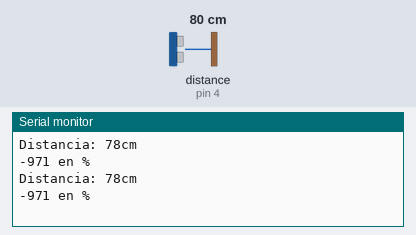
Recording of a sketch running on a simulated Arduino Uno, built with avr-gcc and run on an emulated ATmega328P. Shown: the last lines printed to the serial monitor. Wiring (inferred from the names in the program): ultrasonic range finder: trigger pin 3; echo pin 4. The test bench sets the inputs (shaded band); at power-on: distance to the obstacle (sensor on pin 4) 80 cm. The echo pulse lasts 58.3 µs per cm.

Above: at 1.8 s.
1.9 s: distance to the obstacle (sensor on pin 4) set to 2 cm
At 2.8 s:
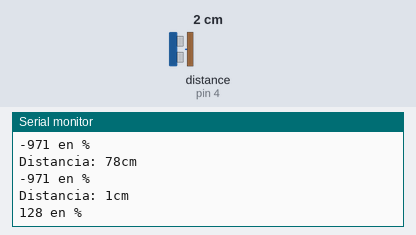
3.4 s: distance to the obstacle (sensor on pin 4) set to 4 cm
At 4.4 s:
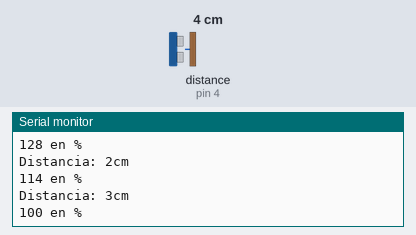
Timing chart, 0 to 6.4 s (numbered marks = the images above; inputs shaded):
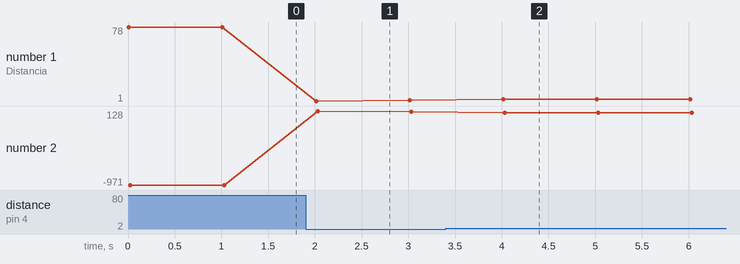

Measured:
- after the input at 1.9 s, the serial monitor: prints a new line after 0.11 s (image 1)
- after the input at 3.4 s, the serial monitor: prints a new line after 0.61 s (image 2)
- plotted number 1: 78 → 2 after the input at 1.9 s, 2 → 3 after the input at 3.4 s
- plotted number 2: -971 → 114 after the input at 1.9 s, 114 → 100 after the input at 3.4 s

The sketch:

esclavo_volumen_porcentaje.ino
```cpp
// Este cogigo se encarga de calcular el % de liquido del deposito.
// Se carga en el arduino numero 3
#include <Wire.h>

const int Trigger = 3;   //Pin digital 2 para el Trigger del sensor
const int Echo = 4;   //Pin digital 3 para el Echo del sensor
//Se toman las medidas del deposito vacio y lleno de agua.
// distancia vacio 10cm.
// distacian lleno 3cm.
//con ladistacias lleno y vacio podeo s calcular la altura del agua
// esto sera el 100% del deposito.
// para tomar estas medidas simplemnete cargamos el programa y vemos los valores que toma "d"
const float AlturaAgua = 7;
const float distanciaVacio = 10;
void setup() {

{
  Wire.begin(3);                // Este Esclavo es el número 3
  Wire.onRequest(requestEvent); // Cuando el Maestro le hace una petición,
                                // realiza el requestEvent
}

  Serial.begin(9600);//iniciailzamos la comunicación
  pinMode(Trigger, OUTPUT); //pin como salida pin 2
  pinMode(Echo, INPUT);  //pin como entrada pin 3
  digitalWrite(Trigger, LOW);//Inicializamos el pin con 0

 }

void loop()
{

  long t; //timepo que demora en llegar el eco
  long d; //distancia en centimetros

  digitalWrite(Trigger, HIGH);
  delayMicroseconds(10);          //Enviamos un pulso de 10us
  digitalWrite(Trigger, LOW);

  t = pulseIn(Echo, HIGH); //obtenemos el ancho del pulso
  d = t/59;             //escalamos el tiempo a una distancia en cm

//Esta parte del codigo es para calcular el volumen y mostrar los datos por el puerto serie

float distanciaLleno = distanciaVacio - d;
long cantidadLiquido = distanciaLleno * 100 / AlturaAgua;
  Serial.print("Distancia: ");
  Serial.print(d);      //Enviamos serialmente el valor de la distancia
  Serial.print("cm");
  Serial.println();
   Serial.print(cantidadLiquido);
   Serial.println(" en %");


  delay(1000);          //Hacemos una pausa de 100ms

}

// En la funcion requestEvent() repetimos el calculo para mandar los datos a Wemos
void requestEvent()
{
long t;
  long d;
  digitalWrite(Trigger, HIGH);
  delayMicroseconds(10);
  digitalWrite(Trigger, LOW);

  t = pulseIn(Echo, HIGH);
  d = t/59;

float distanciaLleno = distanciaVacio - d;
long cantidadLiquido = distanciaLleno * 100 / AlturaAgua;

  Wire.write(cantidadLiquido); // con esto mandamos el % de agua a wemos
}
```
